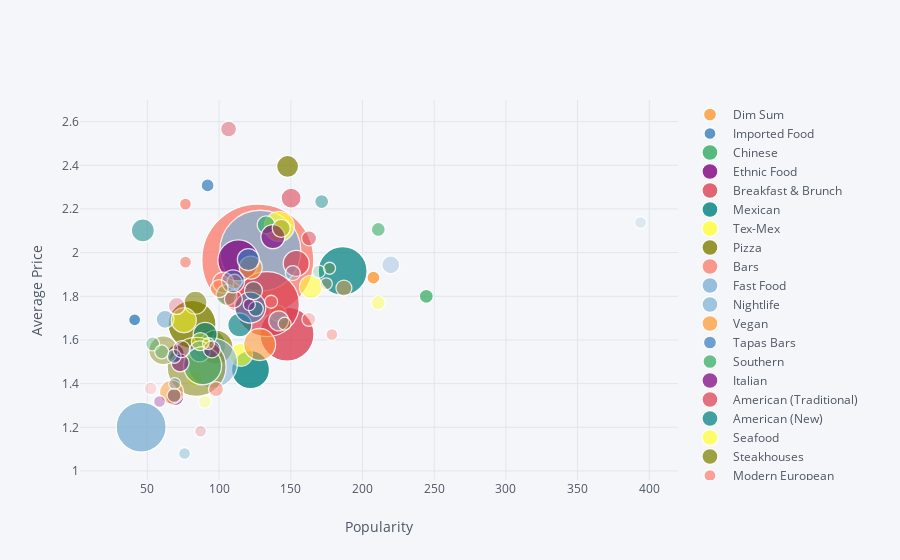

Notebook source saved alongside this figure:
### Markdown cell above
## Bubble chart for Avg Price vs Popularity (radius: total number of restaurants)

### Code cell
revDf=pd.DataFrame(data,columns=['Category','AvgReview','AvgPrice', 'TotalRest'])
import plotly.plotly as py
import cufflinks as cf
from plotly.offline import init_notebook_mode
init_notebook_mode(connected=True)
cf.set_config_file(offline=True, world_readable=True, theme='pearl')
revDf.iplot(kind='bubble', x='AvgReview', y='AvgPrice', size='TotalRest', text='TotalRest', categories='Category',
             xTitle='Popularity', yTitle='Average Price',
             filename='cufflinks/simple-bubble-chart')

### Figure 1 — Plotly figure (JSON) as saved in the notebook; plotly's stock layout.template omitted (floating-point values rounded to 4 significant figures)
{"data": [{"marker": {"color": "rgba(255, 153, 51, 1.0)", "line": {"width": 1.3}, "opacity": 0.8, "size": [13], "symbol": "circle"}, "mode": "markers", "name": " Dim Sum", "text": [35], "textfont": {"color": "#4D5663"}, "type": "scatter", "uid": "17e43b43-4a1c-4df3-93cb-55901d342856", "x": [207.6], "y": [1.886]}, {"marker": {"color": "rgba(55, 128, 191, 1.0)", "line": {"width": 1.3}, "opacity": 0.8, "size": [12], "symbol": "circle"}, "mode": "markers", "name": " Imported Food", "text": [26], "textfont": {"color": "#4D5663"}, "type": "scatter", "uid": "d0b28e8b-1a76-4037-8397-cded5d1ccb42", "x": [41.12], "y": [1.692]}, {"marker": {"color": "rgba(50, 171, 96, 1.0)", "line": {"width": 1.3}, "opacity": 0.8, "size": [32], "symbol": "circle"}, "mode": "markers", "name": " Chinese", "text": [286], "textfont": {"color": "#4D5663"}, "type": "scatter", "uid": "f42a24be-d716-4751-ad41-2cec3b255976", "x": [93.47], "y": [1.577]}, {"marker": {"color": "rgba(128, 0, 128, 1.0)", "line": {"width": 1.3}, "opacity": 0.8, "size": [17], "symbol": "circle"}, "mode": "markers", "name": " Ethnic Food", "text": [89], "textfont": {"color": "#4D5663"}, "type": "scatter", "uid": "72bbd99e-6880-422b-a8a5-fc270bef621e", "x": [69.83], "y": [1.539]}, {"marker": {"color": "rgba(219, 64, 82, 1.0)", "line": {"width": 1.3}, "opacity": 0.8, "size": [54], "symbol": "circle"}, "mode": "markers", "name": " Breakfast & Brunch", "text": [565], "textfont": {"color": "#4D5663"}, "type": "scatter", "uid": "9c3daec4-394a-4dcd-982d-e9f0c4bd741b", "x": [147.3], "y": [1.627]}, {"marker": {"color": "rgba(0, 128, 128, 1.0)", "line": {"width": 1.3}, "opacity": 0.8, "size": [38], "symbol": "circle"}, "mode": "markers", "name": " Mexican", "text": [360], "textfont": {"color": "#4D5663"}, "type": "scatter", "uid": "ab0f5881-5ce8-4097-ae7b-ab29b30e5c07", "x": [121.9], "y": [1.464]}, {"marker": {"color": "rgba(255, 255, 51, 1.0)", "line": {"width": 1.3}, "opacity": 0.8, "size": [16], "symbol": "circle"}, "mode": "markers", "name": " Tex-Mex", "text": [73], "textfont": {"color": "#4D5663"}, "type": "scatter", "uid": "14971c34-be0c-45f3-aba2-47996523fe31", "x": [83.14], "y": [1.425]}, {"marker": {"color": "rgba(128, 128, 0, 1.0)", "line": {"width": 1.3}, "opacity": 0.8, "size": [48], "symbol": "circle"}, "mode": "markers", "name": " Pizza", "text": [490], "textfont": {"color": "#4D5663"}, "type": "scatter", "uid": "1cccfb5d-ba7b-4570-9618-77b3bd753553", "x": [81.09], "y": [1.671]}, {"marker": {"color": "rgba(251, 128, 114, 1.0)", "line": {"width": 1.3}, "opacity": 0.8, "size": [112], "symbol": "circle"}, "mode": "markers", "name": " Bars", "text": [1306], "textfont": {"color": "#4D5663"}, "type": "scatter", "uid": "b87d998b-894d-4009-9ef4-a2f57236f110", "x": [127.0], "y": [1.966]}, {"marker": {"color": "rgba(128, 177, 211, 1.0)", "line": {"width": 1.3}, "opacity": 0.8, "size": [50], "symbol": "circle"}, "mode": "markers", "name": " Fast Food", "text": [517], "textfont": {"color": "#4D5663"}, "type": "scatter", "uid": "485f1a89-2107-4eb7-9034-e84e8718b483", "x": [45.65], "y": [1.201]}, {"marker": {"color": "rgba(128, 177, 211, 0.9101123595505618)", "line": {"width": 1.3}, "opacity": 0.8, "size": [81], "symbol": "circle"}, "mode": "markers", "name": " Nightlife", "text": [919], "textfont": {"color": "#4D5663"}, "type": "scatter", "uid": "025dd0c9-e815-407b-8de0-090eccb3236f", "x": [128.8], "y": [2.009]}, {"marker": {"color": "rgba(255, 153, 51, 0.9101123595505618)", "line": {"width": 1.3}, "opacity": 0.8, "size": [16], "symbol": "circle"}, "mode": "markers", "name": " Vegan", "text": [83], "textfont": {"color": "#4D5663"}, "type": "scatter", "uid": "4878e6ab-4439-4ef3-b2d6-01a221d39e35", "x": [141.0], "y": [1.723]}, {"marker": {"color": "rgba(55, 128, 191, 0.9101123595505618)", "line": {"width": 1.3}, "opacity": 0.8, "size": [13], "symbol": "circle"}, "mode": "markers", "name": " Tapas Bars", "text": [39], "textfont": {"color": "#4D5663"}, "type": "scatter", "uid": "952bce0e-3dae-415a-b312-99a030f63e70", "x": [92], "y": [2.308]}, {"marker": {"color": "rgba(50, 171, 96, 0.9101123595505618)", "line": {"width": 1.3}, "opacity": 0.8, "size": [14], "symbol": "circle"}, "mode": "markers", "name": " Southern", "text": [50], "textfont": {"color": "#4D5663"}, "type": "scatter", "uid": "d5b967cb-35db-466e-a67d-060eb8f1dd14", "x": [244.5], "y": [1.8]}, {"marker": {"color": "rgba(128, 0, 128, 0.9101123595505618)", "line": {"width": 1.3}, "opacity": 0.8, "size": [41], "symbol": "circle"}, "mode": "markers", "name": " Italian", "text": [395], "textfont": {"color": "#4D5663"}, "type": "scatter", "uid": "bc2f6f70-5d46-43b5-b6f5-86796b89c259", "x": [113.4], "y": [1.965]}, {"marker": {"color": "rgba(219, 64, 82, 0.9101123595505618)", "line": {"width": 1.3}, "opacity": 0.8, "size": [65], "symbol": "circle"}, "mode": "markers", "name": " American (Traditional)", "text": [712], "textfont": {"color": "#4D5663"}, "type": "scatter", "uid": "e5085569-9164-40f4-9fef-a2d04db5aa15", "x": [133.3], "y": [1.764]}, {"marker": {"color": "rgba(0, 128, 128, 0.9101123595505618)", "line": {"width": 1.3}, "opacity": 0.8, "size": [49], "symbol": "circle"}, "mode": "markers", "name": " American (New)", "text": [499], "textfont": {"color": "#4D5663"}, "type": "scatter", "uid": "51252190-6549-4dd0-98eb-3327f9aa7388", "x": [186.2], "y": [1.916]}, {"marker": {"color": "rgba(255, 255, 51, 0.9101123595505618)", "line": {"width": 1.3}, "opacity": 0.8, "size": [30], "symbol": "circle"}, "mode": "markers", "name": " Seafood", "text": [258], "textfont": {"color": "#4D5663"}, "type": "scatter", "uid": "9a34825f-6c68-4f25-9229-9c5b151ac25c", "x": [142.0], "y": [2.12]}, {"marker": {"color": "rgba(128, 128, 0, 0.9101123595505618)", "line": {"width": 1.3}, "opacity": 0.8, "size": [22], "symbol": "circle"}, "mode": "markers", "name": " Steakhouses", "text": [152], "textfont": {"color": "#4D5663"}, "type": "scatter", "uid": "c90ea93b-b513-475d-917e-0e477456726a", "x": [147.8], "y": [2.395]}, {"marker": {"color": "rgba(251, 128, 114, 0.9101123595505618)", "line": {"width": 1.3}, "opacity": 0.8, "size": [12], "symbol": "circle"}, "mode": "markers", "name": " Modern European", "text": [27], "textfont": {"color": "#4D5663"}, "type": "scatter", "uid": "ae9c818e-49f2-4ed2-9c19-49c5ccde12d0", "x": [76.56], "y": [2.222]}, {"marker": {"color": "rgba(251, 128, 114, 0.8202247191011236)", "line": {"width": 1.3}, "opacity": 0.8, "size": [12], "symbol": "circle"}, "mode": "markers", "name": " Hookah Bars", "text": [23], "textfont": {"color": "#4D5663"}, "type": "scatter", "uid": "0af84587-f7bd-4b6c-9679-a02a204b1435", "x": [76.57], "y": [1.957]}, {"marker": {"color": "rgba(128, 177, 211, 0.8202247191011236)", "line": {"width": 1.3}, "opacity": 0.8, "size": [18], "symbol": "circle"}, "mode": "markers", "name": " Middle Eastern", "text": [108], "textfont": {"color": "#4D5663"}, "type": "scatter", "uid": "dc7a02e4-ad17-479a-87ad-e292161f028b", "x": [62.32], "y": [1.694]}, {"marker": {"color": "rgba(255, 153, 51, 0.8202247191011236)", "line": {"width": 1.3}, "opacity": 0.8, "size": [23], "symbol": "circle"}, "mode": "markers", "name": " Beer", "text": [175], "textfont": {"color": "#4D5663"}, "type": "scatter", "uid": "4b125c37-4ddc-44ce-880c-85647005346d", "x": [122.1], "y": [1.931]}, {"marker": {"color": "rgba(55, 128, 191, 0.8202247191011236)", "line": {"width": 1.3}, "opacity": 0.8, "size": [22], "symbol": "circle"}, "mode": "markers", "name": " Wine & Spirits", "text": [157], "textfont": {"color": "#4D5663"}, "type": "scatter", "uid": "25007fab-f0f7-4c8c-a63b-373ee381a896", "x": [120.4], "y": [1.968]}, {"marker": {"color": "rgba(50, 171, 96, 0.8202247191011236)", "line": {"width": 1.3}, "opacity": 0.8, "size": [18], "symbol": "circle"}, "mode": "markers", "name": " Lounges", "text": [102], "textfont": {"color": "#4D5663"}, "type": "scatter", "uid": "fb2de82b-2c8b-49bf-80fb-d6af9b5a97c7", "x": [132.8], "y": [2.127]}, {"marker": {"color": "rgba(128, 0, 128, 0.8202247191011236)", "line": {"width": 1.3}, "opacity": 0.8, "size": [24], "symbol": "circle"}, "mode": "markers", "name": " Sushi Bars", "text": [178], "textfont": {"color": "#4D5663"}, "type": "scatter", "uid": "98993fbf-9c25-42d2-bd8f-2cdbd59d8286", "x": [137.5], "y": [2.073]}, {"marker": {"color": "rgba(219, 64, 82, 0.8202247191011236)", "line": {"width": 1.3}, "opacity": 0.8, "size": [26], "symbol": "circle"}, "mode": "markers", "name": " Japanese", "text": [203], "textfont": {"color": "#4D5663"}, "type": "scatter", "uid": "f2c60a25-a2a3-42d1-9acd-73366b389881", "x": [153.8], "y": [1.951]}, {"marker": {"color": "rgba(0, 128, 128, 0.8202247191011236)", "line": {"width": 1.3}, "opacity": 0.8, "size": [24], "symbol": "circle"}, "mode": "markers", "name": " Desserts", "text": [187], "textfont": {"color": "#4D5663"}, "type": "scatter", "uid": "65ef1780-24d0-477e-a44c-dd7d35ab8509", "x": [114.4], "y": [1.668]}, {"marker": {"color": "rgba(255, 255, 51, 0.8202247191011236)", "line": {"width": 1.3}, "opacity": 0.8, "size": [23], "symbol": "circle"}, "mode": "markers", "name": " Bakeries", "text": [171], "textfont": {"color": "#4D5663"}, "type": "scatter", "uid": "8e74164b-63f5-4901-9244-5b730c4a3769", "x": [115.2], "y": [1.532]}, {"marker": {"color": "rgba(128, 128, 0, 0.8202247191011236)", "line": {"width": 1.3}, "opacity": 0.8, "size": [34], "symbol": "circle"}, "mode": "markers", "name": " Cafes", "text": [312], "textfont": {"color": "#4D5663"}, "type": "scatter", "uid": "5c7f7ad9-b24d-4505-85b3-af0d810d4860", "x": [97.86], "y": [1.567]}, {"marker": {"color": "rgba(128, 128, 0, 0.7303370786516854)", "line": {"width": 1.3}, "opacity": 0.8, "size": [23], "symbol": "circle"}, "mode": "markers", "name": " Mediterranean", "text": [170], "textfont": {"color": "#4D5663"}, "type": "scatter", "uid": "6c4d6584-79cd-4226-bcd5-12fdaed6a140", "x": [83.51], "y": [1.771]}, {"marker": {"color": "rgba(251, 128, 114, 0.7303370786516854)", "line": {"width": 1.3}, "opacity": 0.8, "size": [21], "symbol": "circle"}, "mode": "markers", "name": " Pubs", "text": [146], "textfont": {"color": "#4D5663"}, "type": "scatter", "uid": "591a141a-a2f0-461b-a4c8-eba46ff6b2d3", "x": [102.8], "y": [1.863]}, {"marker": {"color": "rgba(128, 177, 211, 0.7303370786516854)", "line": {"width": 1.3}, "opacity": 0.8, "size": [50], "symbol": "circle"}, "mode": "markers", "name": " Burgers", "text": [510], "textfont": {"color": "#4D5663"}, "type": "scatter", "uid": "834d8ed3-e9cb-423d-8783-af5e61ff6fe6", "x": [95.43], "y": [1.494]}, {"marker": {"color": "rgba(255, 153, 51, 0.7303370786516854)", "line": {"width": 1.3}, "opacity": 0.8, "size": [32], "symbol": "circle"}, "mode": "markers", "name": " Salad", "text": [278], "textfont": {"color": "#4D5663"}, "type": "scatter", "uid": "2575ebee-ebc6-4631-baf9-b22b5e77040b", "x": [128.3], "y": [1.579]}, {"marker": {"color": "rgba(55, 128, 191, 0.7303370786516854)", "line": {"width": 1.3}, "opacity": 0.8, "size": [31], "symbol": "circle"}, "mode": "markers", "name": " Event Planning & Services", "text": [270], "textfont": {"color": "#4D5663"}, "type": "scatter", "uid": "ade4f01c-d933-415a-b073-e0ec5be77693", "x": [121.7], "y": [1.748]}, {"marker": {"color": "rgba(50, 171, 96, 0.7303370786516854)", "line": {"width": 1.3}, "opacity": 0.8, "size": [14], "symbol": "circle"}, "mode": "markers", "name": " Venues & Event Spaces", "text": [47], "textfont": {"color": "#4D5663"}, "type": "scatter", "uid": "8f6ffd05-ffee-428f-ac28-47eef3c9f76e", "x": [211.0], "y": [2.106]}, {"marker": {"color": "rgba(128, 0, 128, 0.7303370786516854)", "line": {"width": 1.3}, "opacity": 0.8, "size": [18], "symbol": "circle"}, "mode": "markers", "name": " Ice Cream & Frozen Yogurt", "text": [100], "textfont": {"color": "#4D5663"}, "type": "scatter", "uid": "6672c8b4-37bd-48bf-b24c-151c21372a14", "x": [69.19], "y": [1.34]}, {"marker": {"color": "rgba(219, 64, 82, 0.7303370786516854)", "line": {"width": 1.3}, "opacity": 0.8, "size": [20], "symbol": "circle"}, "mode": "markers", "name": " Wine Bars", "text": [124], "textfont": {"color": "#4D5663"}, "type": "scatter", "uid": "dd34b08d-97b8-4e3c-ba57-f0d6f81e17b6", "x": [150.2], "y": [2.25]}, {"marker": {"color": "rgba(0, 128, 128, 0.7303370786516854)", "line": {"width": 1.3}, "opacity": 0.8, "size": [24], "symbol": "circle"}, "mode": "markers", "name": " Caterers", "text": [187], "textfont": {"color": "#4D5663"}, "type": "scatter", "uid": "ca40f561-e1d7-46b1-87ea-285e98b222a2", "x": [90.31], "y": [1.626]}, {"marker": {"color": "rgba(255, 255, 51, 0.7303370786516854)", "line": {"width": 1.3}, "opacity": 0.8, "size": [23], "symbol": "circle"}, "mode": "markers", "name": " Asian Fusion", "text": [172], "textfont": {"color": "#4D5663"}, "type": "scatter", "uid": "38186260-e5d2-446f-9cb3-e2b4b198fa65", "x": [164.1], "y": [1.843]}, {"marker": {"color": "rgba(255, 255, 51, 0.6404494382022472)", "line": {"width": 1.3}, "opacity": 0.8, "size": [25], "symbol": "circle"}, "mode": "markers", "name": " Specialty Food", "text": [197], "textfont": {"color": "#4D5663"}, "type": "scatter", "uid": "14d3287e-14a3-4bda-a34c-827e3ee4eb6a", "x": [75.41], "y": [1.69]}, {"marker": {"color": "rgba(128, 128, 0, 0.6404494382022472)", "line": {"width": 1.3}, "opacity": 0.8, "size": [59], "symbol": "circle"}, "mode": "markers", "name": " Sandwiches", "text": [633], "textfont": {"color": "#4D5663"}, "type": "scatter", "uid": "9285fd05-ac7a-49c5-a14a-43cec76e7ea2", "x": [84.33], "y": [1.477]}, {"marker": {"color": "rgba(251, 128, 114, 0.6404494382022472)", "line": {"width": 1.3}, "opacity": 0.8, "size": [15], "symbol": "circle"}, "mode": "markers", "name": " Hot Dogs", "text": [64], "textfont": {"color": "#4D5663"}, "type": "scatter", "uid": "047fc437-7b89-4e0e-882a-786da9ff4811", "x": [97.89], "y": [1.375]}, {"marker": {"color": "rgba(128, 177, 211, 0.6404494382022472)", "line": {"width": 1.3}, "opacity": 0.8, "size": [20], "symbol": "circle"}, "mode": "markers", "name": " Vegetarian", "text": [128], "textfont": {"color": "#4D5663"}, "type": "scatter", "uid": "f8e744e4-0493-44ae-84de-483912556026", "x": [141.6], "y": [1.688]}, {"marker": {"color": "rgba(255, 153, 51, 0.6404494382022472)", "line": {"width": 1.3}, "opacity": 0.8, "size": [24], "symbol": "circle"}, "mode": "markers", "name": " Delis", "text": [183], "textfont": {"color": "#4D5663"}, "type": "scatter", "uid": "c307c8cf-40ec-45d7-8dcd-ac46ee1cca31", "x": [66.84], "y": [1.361]}, {"marker": {"color": "rgba(55, 128, 191, 0.6404494382022472)", "line": {"width": 1.3}, "opacity": 0.8, "size": [21], "symbol": "circle"}, "mode": "markers", "name": " Diners", "text": [148], "textfont": {"color": "#4D5663"}, "type": "scatter", "uid": "bb48554a-b489-46ce-ba24-228b5748b102", "x": [86.41], "y": [1.547]}, {"marker": {"color": "rgba(50, 171, 96, 0.6404494382022472)", "line": {"width": 1.3}, "opacity": 0.8, "size": [38], "symbol": "circle"}, "mode": "markers", "name": " Coffee & Tea", "text": [359], "textfont": {"color": "#4D5663"}, "type": "scatter", "uid": "0af79393-a79e-4109-b66e-1803fa758b05", "x": [88.5], "y": [1.482]}, {"marker": {"color": "rgba(128, 0, 128, 0.6404494382022472)", "line": {"width": 1.3}, "opacity": 0.8, "size": [18], "symbol": "circle"}, "mode": "markers", "name": " Juice Bars & Smoothies", "text": [103], "textfont": {"color": "#4D5663"}, "type": "scatter", "uid": "abcf8ae6-577a-4447-b132-33ce2ae340e7", "x": [72.82], "y": [1.495]}, {"marker": {"color": "rgba(219, 64, 82, 0.6404494382022472)", "line": {"width": 1.3}, "opacity": 0.8, "size": [15], "symbol": "circle"}, "mode": "markers", "name": " Gastropubs", "text": [61], "textfont": {"color": "#4D5663"}, "type": "scatter", "uid": "44805e28-dfd5-4250-adb3-fafab84a2632", "x": [162.8], "y": [2.066]}, {"marker": {"color": "rgba(0, 128, 128, 0.6404494382022472)", "line": {"width": 1.3}, "opacity": 0.8, "size": [23], "symbol": "circle"}, "mode": "markers", "name": " Canadian (New)", "text": [167], "textfont": {"color": "#4D5663"}, "type": "scatter", "uid": "a5f1281d-4a88-4d62-a860-2c1671b7ab32", "x": [46.83], "y": [2.102]}, {"marker": {"color": "rgba(0, 128, 128, 0.550561797752809)", "line": {"width": 1.3}, "opacity": 0.8, "size": [14], "symbol": "circle"}, "mode": "markers", "name": " Tapas/Small Plates", "text": [47], "textfont": {"color": "#4D5663"}, "type": "scatter", "uid": "e5ef0062-25ee-401d-8a2a-8e85063be92e", "x": [171.5], "y": [2.234]}, {"marker": {"color": "rgba(255, 255, 51, 0.550561797752809)", "line": {"width": 1.3}, "opacity": 0.8, "size": [14], "symbol": "circle"}, "mode": "markers", "name": " Local Flavor", "text": [48], "textfont": {"color": "#4D5663"}, "type": "scatter", "uid": "ed2e6785-3f3a-4873-a357-51c36f2578c1", "x": [211.0], "y": [1.771]}, {"marker": {"color": "rgba(128, 128, 0, 0.550561797752809)", "line": {"width": 1.3}, "opacity": 0.8, "size": [29], "symbol": "circle"}, "mode": "markers", "name": " Chicken Wings", "text": [246], "textfont": {"color": "#4D5663"}, "type": "scatter", "uid": "5f65ba89-5d6d-46f5-b007-78f3212e3daa", "x": [61.06], "y": [1.553]}, {"marker": {"color": "rgba(251, 128, 114, 0.550561797752809)", "line": {"width": 1.3}, "opacity": 0.8, "size": [12], "symbol": "circle"}, "mode": "markers", "name": " Hawaiian", "text": [32], "textfont": {"color": "#4D5663"}, "type": "scatter", "uid": "e3a800a4-5196-4d77-acb5-f86fa528d217", "x": [178.7], "y": [1.625]}, {"marker": {"color": "rgba(128, 177, 211, 0.550561797752809)", "line": {"width": 1.3}, "opacity": 0.8, "size": [12], "symbol": "circle"}, "mode": "markers", "name": " Donuts", "text": [25], "textfont": {"color": "#4D5663"}, "type": "scatter", "uid": "4875f75c-b2b4-4380-b062-49b924e67b40", "x": [75.92], "y": [1.08]}, {"marker": {"color": "rgba(255, 153, 51, 0.550561797752809)", "line": {"width": 1.3}, "opacity": 0.8, "size": [16], "symbol": "circle"}, "mode": "markers", "name": " Buffets", "text": [74], "textfont": {"color": "#4D5663"}, "type": "scatter", "uid": "d3fdbb31-dc10-401e-aa1b-439008ab6662", "x": [187.0], "y": [1.838]}, {"marker": {"color": "rgba(55, 128, 191, 0.550561797752809)", "line": {"width": 1.3}, "opacity": 0.8, "size": [14], "symbol": "circle"}, "mode": "markers", "name": " Food Delivery Services", "text": [59], "textfont": {"color": "#4D5663"}, "type": "scatter", "uid": "48f021ed-d97d-4798-b67c-1ce15b768b1b", "x": [68.64], "y": [1.525]}, {"marker": {"color": "rgba(50, 171, 96, 0.550561797752809)", "line": {"width": 1.3}, "opacity": 0.8, "size": [21], "symbol": "circle"}, "mode": "markers", "name": " Barbeque", "text": [149], "textfont": {"color": "#4D5663"}, "type": "scatter", "uid": "48a135b4-1986-4eec-ba38-8a766866337d", "x": [105.2], "y": [1.805]}, {"marker": {"color": "rgba(128, 0, 128, 0.550561797752809)", "line": {"width": 1.3}, "opacity": 0.8, "size": [17], "symbol": "circle"}, "mode": "markers", "name": " Soup", "text": [88], "textfont": {"color": "#4D5663"}, "type": "scatter", "uid": "19257bf3-9c5f-406a-a2f7-bc7902e4e1a3", "x": [94.98], "y": [1.557]}, {"marker": {"color": "rgba(219, 64, 82, 0.550561797752809)", "line": {"width": 1.3}, "opacity": 0.8, "size": [16], "symbol": "circle"}, "mode": "markers", "name": " French", "text": [83], "textfont": {"color": "#4D5663"}, "type": "scatter", "uid": "11904724-8049-4d5c-b61b-d0bafcc9f7cb", "x": [106.6], "y": [2.566]}, {"marker": {"color": "rgba(219, 64, 82, 0.46067415730337086)", "line": {"width": 1.3}, "opacity": 0.8, "size": [18], "symbol": "circle"}, "mode": "markers", "name": " Indian", "text": [108], "textfont": {"color": "#4D5663"}, "type": "scatter", "uid": "90a7cd16-7b5c-47e0-a1e0-71a6a9ac5324", "x": [110.0], "y": [1.787]}, {"marker": {"color": "rgba(0, 128, 128, 0.46067415730337086)", "line": {"width": 1.3}, "opacity": 0.8, "size": [15], "symbol": "circle"}, "mode": "markers", "name": " Grocery", "text": [66], "textfont": {"color": "#4D5663"}, "type": "scatter", "uid": "afd56dda-24c7-4e1c-95de-62af1e62da70", "x": [125.6], "y": [1.742]}, {"marker": {"color": "rgba(255, 255, 51, 0.46067415730337086)", "line": {"width": 1.3}, "opacity": 0.8, "size": [18], "symbol": "circle"}, "mode": "markers", "name": " Greek", "text": [103], "textfont": {"color": "#4D5663"}, "type": "scatter", "uid": "c2bc472b-209c-4e4e-9de0-3e5ee4edd377", "x": [86.91], "y": [1.592]}, {"marker": {"color": "rgba(128, 128, 0, 0.46067415730337086)", "line": {"width": 1.3}, "opacity": 0.8, "size": [18], "symbol": "circle"}, "mode": "markers", "name": " Cocktail Bars", "text": [108], "textfont": {"color": "#4D5663"}, "type": "scatter", "uid": "b3d330f8-2d69-4968-8dbe-29a663652451", "x": [143.3], "y": [2.111]}, {"marker": {"color": "rgba(251, 128, 114, 0.46067415730337086)", "line": {"width": 1.3}, "opacity": 0.8, "size": [14], "symbol": "circle"}, "mode": "markers", "name": " Latin American", "text": [59], "textfont": {"color": "#4D5663"}, "type": "scatter", "uid": "2e38c18f-2bd9-40fe-a007-30fb5849b521", "x": [162.6], "y": [1.695]}, {"marker": {"color": "rgba(128, 177, 211, 0.46067415730337086)", "line": {"width": 1.3}, "opacity": 0.8, "size": [18], "symbol": "circle"}, "mode": "markers", "name": " Arts & Entertainment", "text": [107], "textfont": {"color": "#4D5663"}, "type": "scatter", "uid": "1b878b80-56ac-49b5-ba59-74ef28c8d7a9", "x": [219.7], "y": [1.944]}, {"marker": {"color": "rgba(255, 153, 51, 0.46067415730337086)", "line": {"width": 1.3}, "opacity": 0.8, "size": [15], "symbol": "circle"}, "mode": "markers", "name": " Shopping", "text": [60], "textfont": {"color": "#4D5663"}, "type": "scatter", "uid": "2397b688-a9f0-4a35-8233-4cce59c891bd", "x": [110.8], "y": [1.867]}, {"marker": {"color": "rgba(55, 128, 191, 0.46067415730337086)", "line": {"width": 1.3}, "opacity": 0.8, "size": [23], "symbol": "circle"}, "mode": "markers", "name": " Sports Bars", "text": [175], "textfont": {"color": "#4D5663"}, "type": "scatter", "uid": "3eb6e8ab-8b42-40a1-9b31-67c6308e53dc", "x": [109.7], "y": [1.869]}, {"marker": {"color": "rgba(50, 171, 96, 0.46067415730337086)", "line": {"width": 1.3}, "opacity": 0.8, "size": [14], "symbol": "circle"}, "mode": "markers", "name": " Halal", "text": [55], "textfont": {"color": "#4D5663"}, "type": "scatter", "uid": "3a125b96-ce00-4e01-a12f-29dc3ea316bc", "x": [53.65], "y": [1.582]}, {"marker": {"color": "rgba(128, 0, 128, 0.46067415730337086)", "line": {"width": 1.3}, "opacity": 0.8, "size": [12], "symbol": "circle"}, "mode": "markers", "name": " Party & Event Planning", "text": [21], "textfont": {"color": "#4D5663"}, "type": "scatter", "uid": "268544e3-e260-4d05-9512-693593f99be0", "x": [121.1], "y": [1.762]}, {"marker": {"color": "rgba(128, 0, 128, 0.37078651685393266)", "line": {"width": 1.3}, "opacity": 0.8, "size": [12], "symbol": "circle"}, "mode": "markers", "name": " Food Stands", "text": [22], "textfont": {"color": "#4D5663"}, "type": "scatter", "uid": "77298d21-c59d-4ad9-859f-108024785167", "x": [58.45], "y": [1.318]}, {"marker": {"color": "rgba(219, 64, 82, 0.37078651685393266)", "line": {"width": 1.3}, "opacity": 0.8, "size": [17], "symbol": "circle"}, "mode": "markers", "name": " Comfort Food", "text": [86], "textfont": {"color": "#4D5663"}, "type": "scatter", "uid": "2b3d494f-c491-4152-b8a5-b7cc997903af", "x": [70.49], "y": [1.756]}, {"marker": {"color": "rgba(0, 128, 128, 0.37078651685393266)", "line": {"width": 1.3}, "opacity": 0.8, "size": [18], "symbol": "circle"}, "mode": "markers", "name": " Gluten-Free", "text": [109], "textfont": {"color": "#4D5663"}, "type": "scatter", "uid": "5fb66e7d-37fb-41ad-ac62-38f7335e4013", "x": [124.0], "y": [1.826]}, {"marker": {"color": "rgba(255, 255, 51, 0.37078651685393266)", "line": {"width": 1.3}, "opacity": 0.8, "size": [13], "symbol": "circle"}, "mode": "markers", "name": " Bagels", "text": [41], "textfont": {"color": "#4D5663"}, "type": "scatter", "uid": "7a334554-c87c-48ef-889a-f254a56332cf", "x": [90.07], "y": [1.317]}, {"marker": {"color": "rgba(128, 128, 0, 0.37078651685393266)", "line": {"width": 1.3}, "opacity": 0.8, "size": [13], "symbol": "circle"}, "mode": "markers", "name": " Noodles", "text": [43], "textfont": {"color": "#4D5663"}, "type": "scatter", "uid": "62855ef2-6f48-42ed-a480-1067c71349e5", "x": [145.7], "y": [1.674]}, {"marker": {"color": "rgba(251, 128, 114, 0.37078651685393266)", "line": {"width": 1.3}, "opacity": 0.8, "size": [13], "symbol": "circle"}, "mode": "markers", "name": " Beer Bar", "text": [40], "textfont": {"color": "#4D5663"}, "type": "scatter", "uid": "2e160c26-2cc4-43e3-8028-62c6f21f11b5", "x": [136.3], "y": [1.775]}, {"marker": {"color": "rgba(128, 177, 211, 0.37078651685393266)", "line": {"width": 1.3}, "opacity": 0.8, "size": [15], "symbol": "circle"}, "mode": "markers", "name": " Korean", "text": [64], "textfont": {"color": "#4D5663"}, "type": "scatter", "uid": "9dc24417-8dc1-4aec-9e34-e49822321466", "x": [151.4], "y": [1.906]}, {"marker": {"color": "rgba(255, 153, 51, 0.37078651685393266)", "line": {"width": 1.3}, "opacity": 0.8, "size": [18], "symbol": "circle"}, "mode": "markers", "name": " Thai", "text": [109], "textfont": {"color": "#4D5663"}, "type": "scatter", "uid": "98c72503-a33b-4b1a-9d90-d2caede2b0b1", "x": [100.1], "y": [1.835]}, {"marker": {"color": "rgba(55, 128, 191, 0.37078651685393266)", "line": {"width": 1.3}, "opacity": 0.8, "size": [12], "symbol": "circle"}, "mode": "markers", "name": " Wraps", "text": [25], "textfont": {"color": "#4D5663"}, "type": "scatter", "uid": "3e5b44fd-6e93-461a-adbd-881efd357bf7", "x": [69.04], "y": [1.4]}, {"marker": {"color": "rgba(50, 171, 96, 0.37078651685393266)", "line": {"width": 1.3}, "opacity": 0.8, "size": [14], "symbol": "circle"}, "mode": "markers", "name": " Caribbean", "text": [55], "textfont": {"color": "#4D5663"}, "type": "scatter", "uid": "4fe3ec69-7dce-4eab-ad2e-59d619100743", "x": [60], "y": [1.545]}, {"marker": {"color": "rgba(50, 171, 96, 0.28089887640449446)", "line": {"width": 1.3}, "opacity": 0.8, "size": [13], "symbol": "circle"}, "mode": "markers", "name": " Music Venues", "text": [46], "textfont": {"color": "#4D5663"}, "type": "scatter", "uid": "8f038c6b-1413-4c8b-9fe0-6ea3a2811d6f", "x": [169.5], "y": [1.913]}, {"marker": {"color": "rgba(128, 0, 128, 0.28089887640449446)", "line": {"width": 1.3}, "opacity": 0.8, "size": [17], "symbol": "circle"}, "mode": "markers", "name": " Vietnamese", "text": [86], "textfont": {"color": "#4D5663"}, "type": "scatter", "uid": "3bea6153-7667-4c6b-a937-8e8dd7999a13", "x": [73.85], "y": [1.558]}, {"marker": {"color": "rgba(219, 64, 82, 0.28089887640449446)", "line": {"width": 1.3}, "opacity": 0.8, "size": [12], "symbol": "circle"}, "mode": "markers", "name": " Bubble Tea", "text": [22], "textfont": {"color": "#4D5663"}, "type": "scatter", "uid": "e654a744-2115-449f-bfd4-1c6f45dd701c", "x": [87.09], "y": [1.182]}, {"marker": {"color": "rgba(0, 128, 128, 0.28089887640449446)", "line": {"width": 1.3}, "opacity": 0.8, "size": [14], "symbol": "circle"}, "mode": "markers", "name": " Chicken Shop", "text": [52], "textfont": {"color": "#4D5663"}, "type": "scatter", "uid": "67cf8d70-5c57-473b-9a19-ac5fbfcfb88e", "x": [68.67], "y": [1.346]}, {"marker": {"color": "rgba(255, 255, 51, 0.28089887640449446)", "line": {"width": 1.3}, "opacity": 0.8, "size": [12], "symbol": "circle"}, "mode": "markers", "name": " Dive Bars", "text": [24], "textfont": {"color": "#4D5663"}, "type": "scatter", "uid": "d1fc7f49-af79-477f-95c4-ad926c30ba2e", "x": [92.58], "y": [1.583]}, {"marker": {"color": "rgba(128, 128, 0, 0.28089887640449446)", "line": {"width": 1.3}, "opacity": 0.8, "size": [12], "symbol": "circle"}, "mode": "markers", "name": " Active Life", "text": [28], "textfont": {"color": "#4D5663"}, "type": "scatter", "uid": "f7167201-0022-4d30-8f35-e7c39cec121e", "x": [177.0], "y": [1.929]}, {"marker": {"color": "rgba(251, 128, 114, 0.28089887640449446)", "line": {"width": 1.3}, "opacity": 0.8, "size": [13], "symbol": "circle"}, "mode": "markers", "name": " Food Trucks", "text": [45], "textfont": {"color": "#4D5663"}, "type": "scatter", "uid": "cce56840-fcc3-4f69-a514-4ed9f186b2a3", "x": [52.22], "y": [1.378]}, {"marker": {"color": "rgba(128, 177, 211, 0.28089887640449446)", "line": {"width": 1.3}, "opacity": 0.8, "size": [12], "symbol": "circle"}, "mode": "markers", "name": " Hotels & Travel", "text": [29], "textfont": {"color": "#4D5663"}, "type": "scatter", "uid": "4fb2f801-1e2b-4ce1-97da-d242bc73e581", "x": [393.9], "y": [2.138]}, {"marker": {"color": "rgba(255, 153, 51, 0.28089887640449446)", "line": {"width": 1.3}, "opacity": 0.8, "size": [12], "symbol": "circle"}, "mode": "markers", "name": " Breweries", "text": [28], "textfont": {"color": "#4D5663"}, "type": "scatter", "uid": "8ef4ba6b-bd6d-4a81-aba7-aa19f0a93d39", "x": [174.8], "y": [1.857]}], "layout": {"legend": {"bgcolor": "#F5F6F9", "font": {"color": "#4D5663"}}, "paper_bgcolor": "#F5F6F9", "plot_bgcolor": "#F5F6F9", "title": {"font": {"color": "#4D5663"}}, "xaxis": {"gridcolor": "#E1E5ED", "showgrid": true, "tickfont": {"color": "#4D5663"}, "title": {"font": {"color": "#4D5663"}, "text": "Popularity"}, "zerolinecolor": "#E1E5ED"}, "yaxis": {"gridcolor": "#E1E5ED", "showgrid": true, "tickfont": {"color": "#4D5663"}, "title": {"font": {"color": "#4D5663"}, "text": "Average Price"}, "zerolinecolor": "#E1E5ED"}}}
